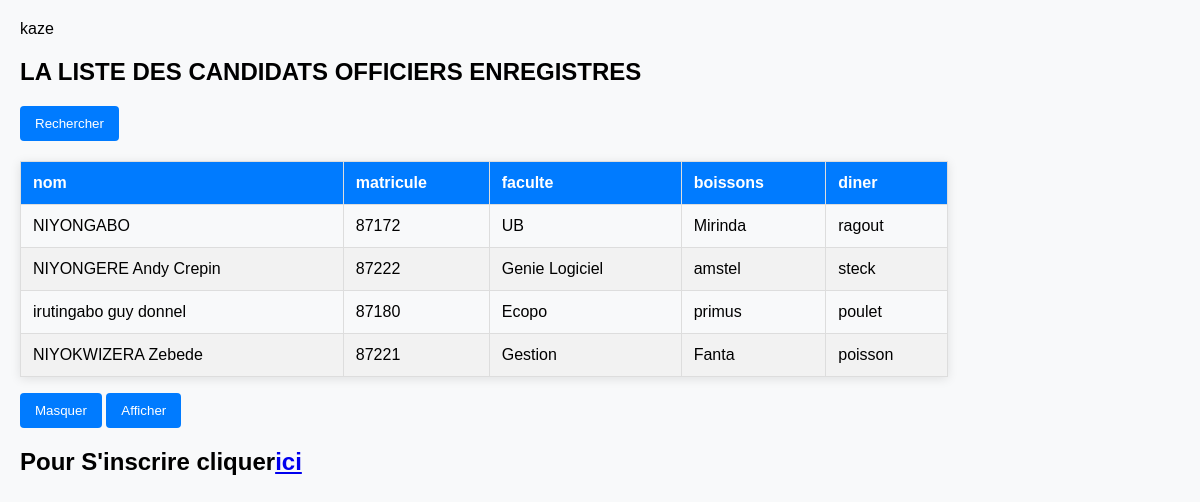
Page /liste.php on the committed database.
### tables this page shows
CREATE TABLE IF NOT EXISTS `fete` (
  `nom` text NOT NULL,
  `matricule` int(10) NOT NULL,
  `faculte` text NOT NULL,
  `boissons` text NOT NULL,
  `diner` text NOT NULL
);

### liste.php (the view, shortened to what this page needs)
<?php
	$servername="localhost";
	$username="root";
	$password="";
	$dbname="kaze12";
	$conn=mysqli_connect($servername,$username,$password,$dbname);
	?>
<h2>LA LISTE DES CANDIDATS OFFICIERS ENREGISTRES</h2>
<button onclick="window.location.href='index2.html';">Rechercher</button>
<div class="grid">
					<p id="demo">
					<table cellspacing="0">
						<thead>
							<tr>
							<th>nom</th>
							<th>matricule</th>
							<th>faculte</th>
							<th>boissons</th>
							<th>diner</th>
						</tr>
					</thead>
						<tbody>
							<?php
								$sql ="SELECT * FROM fete";
								$result=mysqli_query($conn,$sql);
								if(mysqli_num_rows($result)> 0) {
								while($row=mysqli_fetch_assoc($result)) {
								echo "<tr><td>".$row["nom"]."</td><td>".$row["matricule"]."</td><td>".$row["faculte"]."</td><td>".$row["boissons"]."</td><td>".$row["diner"]."</td></tr>";
								}
							}
							?>
						</tbody>
					</table>
				</p>
</div>
<button type="button" onclick="document.getElementById('demo').style.display='none '">Masquer</button>
<button type="button" onclick="document.getElementById('demo').style.display='block'">Afficher</button>
<h2>Pour S'inscrire cliquer<a href="index.php">ici</a></h2>

### liste.php (style rules this page uses)
table { width: 100%; border-collapse: collapse; margin-top: 20px; box-shadow: 0 2px 10px rgba(0, 0, 0, 0.1); }
th, td { border: 1px solid #ddd; padding: 12px; text-align: left; }
th { background-color: #007bff; color: white; }
tr:nth-child(even) { background-color: #f2f2f2; }
button { padding: 10px 15px; background-color: #007bff; color: white; border: none; border-radius: 4px; cursor: pointer; }
table { width: 80%; border-collapse: collapse; margin-top: 20px; box-shadow: 0 2px 10px rgba(0, 0, 0, 0.1); }

### rows in the picture
fete: nom "NIYONGABO", matricule "87172", faculte "UB", boissons "Mirinda", diner "ragout"
fete: nom "NIYONGERE Andy Crepin", matricule "87222", faculte "Genie Logiciel", boissons "amstel", diner "steck"
fete: nom "irutingabo guy donnel", matricule "87180", faculte "Ecopo", boissons "primus", diner "poulet"
fete: nom "NIYOKWIZERA Zebede", matricule "87221", faculte "Gestion", boissons "Fanta", diner "poisson"
